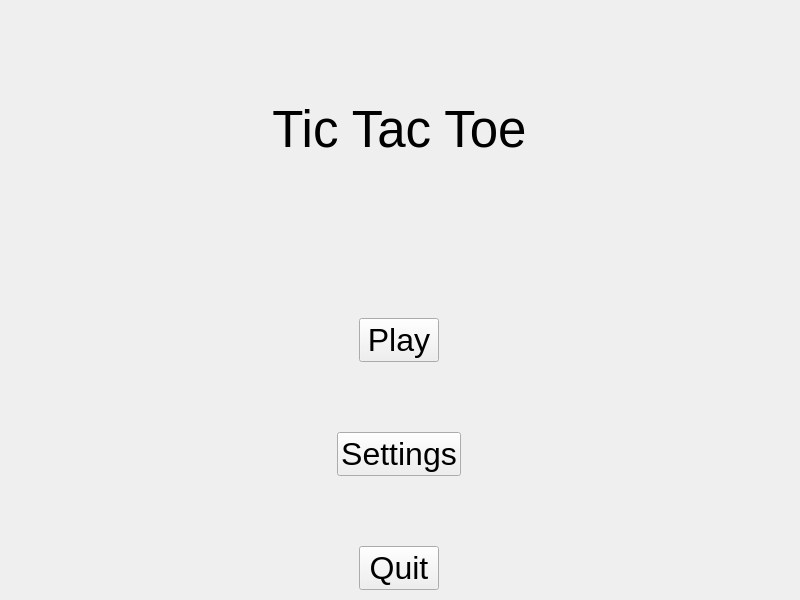
<?xml version="1.0" encoding="UTF-8"?>
<ui version="4.0">
 <class>Application</class>
 <widget class="QWidget" name="Application">
  <property name="geometry">
   <rect>
    <x>0</x>
    <y>0</y>
    <width>800</width>
    <height>600</height>
   </rect>
  </property>
  <property name="sizePolicy">
   <sizepolicy hsizetype="MinimumExpanding" vsizetype="Preferred">
    <horstretch>0</horstretch>
    <verstretch>0</verstretch>
   </sizepolicy>
  </property>
  <property name="windowTitle">
   <string>Form</string>
  </property>
  <widget class="QStackedWidget" name="stackedWidget">
   <property name="geometry">
    <rect>
     <x>0</x>
     <y>0</y>
     <width>800</width>
     <height>600</height>
    </rect>
   </property>
   <property name="sizePolicy">
    <sizepolicy hsizetype="Fixed" vsizetype="Fixed">
     <horstretch>0</horstretch>
     <verstretch>0</verstretch>
    </sizepolicy>
   </property>
   <property name="currentIndex">
    <number>0</number>
   </property>
   <widget class="QWidget" name="page">
    <property name="sizePolicy">
     <sizepolicy hsizetype="Fixed" vsizetype="Fixed">
      <horstretch>0</horstretch>
      <verstretch>0</verstretch>
     </sizepolicy>
    </property>
    <property name="styleSheet">
     <string notr="true"/>
    </property>
    <widget class="QWidget" name="verticalLayoutWidget">
     <property name="geometry">
      <rect>
       <x>9</x>
       <y>9</y>
       <width>781</width>
       <height>581</height>
      </rect>
     </property>
     <layout class="QVBoxLayout" name="verticalLayout">
      <item>
       <layout class="QVBoxLayout" name="verticalLayout_2">
        <property name="spacing">
         <number>70</number>
        </property>
        <item>
         <widget class="QLabel" name="label">
          <property name="sizePolicy">
           <sizepolicy hsizetype="Preferred" vsizetype="Preferred">
            <horstretch>0</horstretch>
            <verstretch>0</verstretch>
           </sizepolicy>
          </property>
          <property name="baseSize">
           <size>
            <width>13</width>
            <height>0</height>
           </size>
          </property>
          <property name="font">
           <font>
            <pointsize>38</pointsize>
           </font>
          </property>
          <property name="text">
           <string>Tic Tac Toe</string>
          </property>
          <property name="alignment">
           <set>Qt::AlignCenter</set>
          </property>
         </widget>
        </item>
        <item>
         <layout class="QVBoxLayout" name="verticalLayout_3">
          <item>
           <layout class="QHBoxLayout" name="horizontalLayout">
            <item>
             <widget class="QPushButton" name="play_button">
              <property name="sizePolicy">
               <sizepolicy hsizetype="Fixed" vsizetype="Fixed">
                <horstretch>0</horstretch>
                <verstretch>0</verstretch>
               </sizepolicy>
              </property>
              <property name="font">
               <font>
                <pointsize>24</pointsize>
               </font>
              </property>
              <property name="text">
               <string>Play</string>
              </property>
             </widget>
            </item>
           </layout>
          </item>
          <item>
           <layout class="QHBoxLayout" name="horizontalLayout_2">
            <item>
             <widget class="QPushButton" name="settings_button">
              <property name="sizePolicy">
               <sizepolicy hsizetype="Fixed" vsizetype="Fixed">
                <horstretch>0</horstretch>
                <verstretch>0</verstretch>
               </sizepolicy>
              </property>
              <property name="font">
               <font>
                <pointsize>24</pointsize>
               </font>
              </property>
              <property name="text">
               <string>Settings</string>
              </property>
             </widget>
            </item>
           </layout>
          </item>
          <item>
           <layout class="QHBoxLayout" name="horizontalLayout_3">
            <item>
             <widget class="QPushButton" name="quit_button">
              <property name="sizePolicy">
               <sizepolicy hsizetype="Fixed" vsizetype="Fixed">
                <horstretch>0</horstretch>
                <verstretch>0</verstretch>
               </sizepolicy>
              </property>
              <property name="font">
               <font>
                <pointsize>24</pointsize>
               </font>
              </property>
              <property name="text">
               <string>Quit</string>
              </property>
             </widget>
            </item>
           </layout>
          </item>
         </layout>
        </item>
       </layout>
      </item>
     </layout>
    </widget>
   </widget>
  </widget>
 </widget>
 <resources/>
 <connections/>
</ui>
